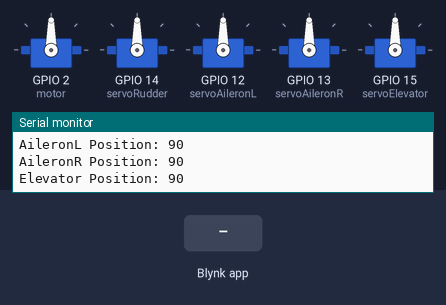
A sketch run on a simulated ESP8266 (NodeMCU). On the bench: 5 × servo, the last lines printed to the serial monitor. The test bench sets the inputs (shaded band). WiFi joins after 1.5 s; servers stay silent unless stated.

Above: at 3.0 s.
3.1 s: Blynk app writes 1 to V5
At 3.77 s:
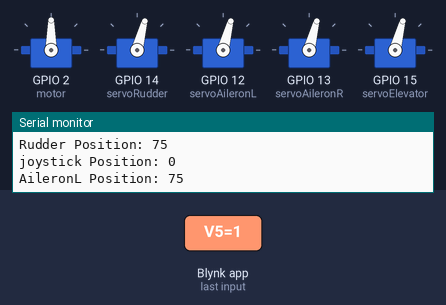
6.1 s: Blynk app writes 200 to V2
9.1 s: Blynk app writes 1 to V4
At 9.35 s:
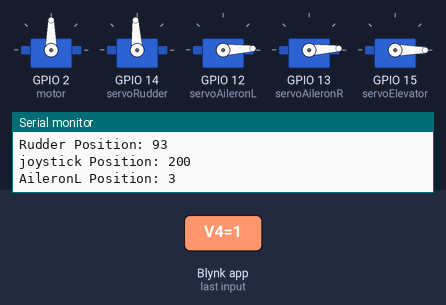
12.1 s: Blynk app writes 200 to V4
15.1 s: Blynk app writes 1 to V2
At 15.36 s:
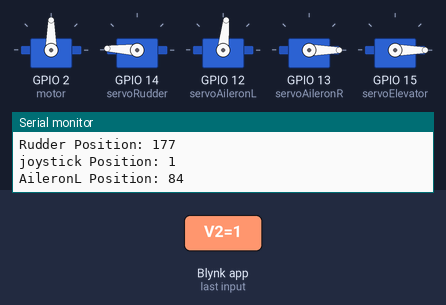
18.1 s: Blynk app writes 0 to V4
At 18.5 s:
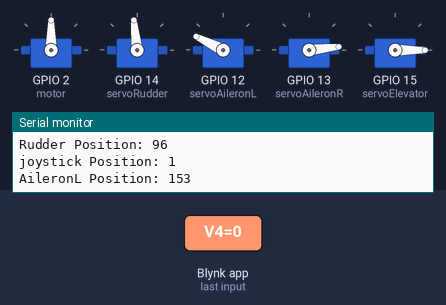
Timing chart, 0 to 24.0 s (numbered marks = the images above; inputs shaded):
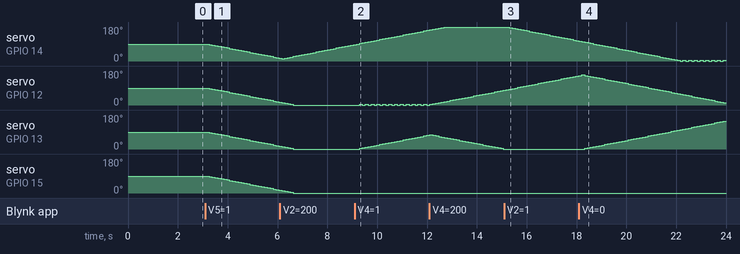

Measured:
- after the input at 3.1 s, servo on GPIO 14 (servoRudder), servo on GPIO 12 (servoAileronL), servo on GPIO 13 (servoAileronR), servo on GPIO 15 (servoElevator): moves from 90° to 15° over 2.8 s, starting after 0.15 s
- after the input at 9.1 s, servo on GPIO 12 (servoAileronL): alternates 3° for 0.12 s and 0° for 0.12 s, starting after 0.19 s; servo on GPIO 13 (servoAileronR): moves from 0° to 72° over 2.7 s, starting after 0.19 s
- after the input at 15.1 s, servo on GPIO 14 (servoRudder): moves from 180° to 105° over 2.8 s, starting after 0.20 s
- after the input at 18.1 s, servo on GPIO 13 (servoAileronR): moves from 0° to 147° over 5.6 s, starting after 0.23 s

The sketch:

esp8266VarSpeed.ino
```cpp
#define BLYNK_PRINT Serial
#include <ESP8266WiFi.h>
#include <BlynkSimpleEsp8266.h>
#include <Servo.h>

//Found in BLYNK --> Gear on top right --> Under auth token is
//the list of letters and numbers you replace "auth token" with
char auth[] = "oGS79w1bZfUEsPOusxCQFODyAfAcHag7";

//Phone name
char ssid[] = "Bruh iPhone";

//Hotspot Password
char pass[] = "12345678";

Servo motor;
Servo servoRudder;
Servo servoAileronL;
Servo servoAileronR;
Servo servoElevator;

int speedMultiplier;
int rudderTrim;
int aileronTrim;
int elevatorTrim;

int rudderPos;
int aileronLPos;
int aileronRPos;
int elevatorPos;

int rudderJoystick;
int aileronLJoystick;
int aileronRJoystick;
int elevatorJoystick;

void setup()
{
  Serial.begin(9600);
  Blynk.begin(auth, ssid, pass);

  motor.attach(2); //nodeMCU port D4
  servoRudder.attach(14); //nodeMCU port D5
  servoAileronL.attach(12); //nodeMCU port D6
  servoAileronR.attach(13); //nodeMCU port D7
  servoElevator.attach(15); //nodeMCU port D8

  Blynk.virtualWrite(V1, 75);
  Blynk.virtualWrite(V5, 0);
  Blynk.virtualWrite(V6, 5);
  Blynk.virtualWrite(V7, 5);
  Blynk.virtualWrite(V8, 5);
}

void loop()
{
  Blynk.run();

  rudderPos = servoRudder.read();
  aileronLPos = servoAileronL.read();
  aileronRPos = servoAileronR.read();
  elevatorPos = servoElevator.read();

  Serial.print("Rudder Position: ");
  Serial.println(rudderPos);
  Serial.print("joystick Position: ");
  Serial.println(rudderJoystick);
  Serial.print("AileronL Position: ");
  Serial.println(aileronLPos);
  Serial.print("AileronR Position: ");
  Serial.println(aileronRPos);
  Serial.print("Elevator Position: ");
  Serial.println(elevatorPos);

  if(rudderPos < rudderJoystick) {
    servoRudder.write(rudderPos + speedMultiplier);
  }
  if(rudderPos > rudderJoystick) {
    servoRudder.write(rudderPos - speedMultiplier);
  }

  if(aileronLPos < aileronLJoystick) {
    servoAileronL.write(aileronLPos + speedMultiplier);
  }
  if(aileronLPos > aileronLJoystick) {
    servoAileronL.write(aileronLPos - speedMultiplier);
  }

  if(aileronRPos < aileronRJoystick) {
    servoAileronR.write(aileronRPos + speedMultiplier);
  }
  if(aileronRPos > aileronRJoystick) {
    servoAileronR.write(aileronRPos - speedMultiplier);
  }

  if(elevatorPos < elevatorJoystick) {
    servoElevator.write(elevatorPos + speedMultiplier);
  }
  if(elevatorPos > elevatorJoystick) {
    servoElevator.write(elevatorPos - speedMultiplier);
  }
}

BLYNK_WRITE(V1) {
  int motorSpeed = 2 * (param.asInt() - 90);
  motor.write(motorSpeed);
}
BLYNK_WRITE(V2) {
  rudderJoystick = param.asInt() + rudderTrim;
}
BLYNK_WRITE(V4) {
  aileronLJoystick = param.asInt() + aileronTrim;
  aileronRJoystick = -(param.asInt() + aileronTrim) + 180;
}
BLYNK_WRITE(V3) {
  elevatorJoystick = param.asInt() + elevatorTrim;
}
BLYNK_WRITE(V5) {
  speedMultiplier = 2 * param.asInt() + 1;
}
BLYNK_WRITE(V6) {
  rudderTrim = 4 * param.asInt() - 20;
}
BLYNK_WRITE(V7) {
  aileronTrim = 4 * param.asInt() - 20;
}
BLYNK_WRITE(V8) {
  elevatorTrim = 4 * param.asInt() - 20;
}
```
